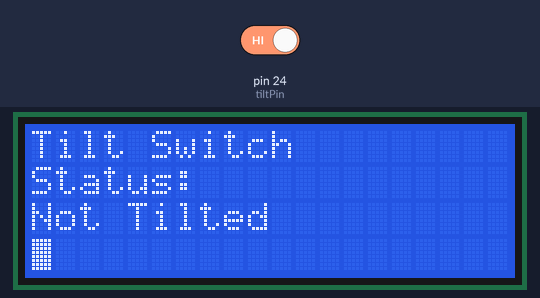
A sketch run on a simulated Arduino Mega 2560, built with avr-gcc and run on an emulated ATmega2560. Parts: 20×4 character LCD. Inputs (shaded band) come from the test bench; at power-on: pin 24 (tiltPin) HIGH. What the sketch prints to the serial monitor is not drawn.

Above: at 1.2 s.
1.3 s: pin 24 (tiltPin) driven LOW
At 1.48 s:
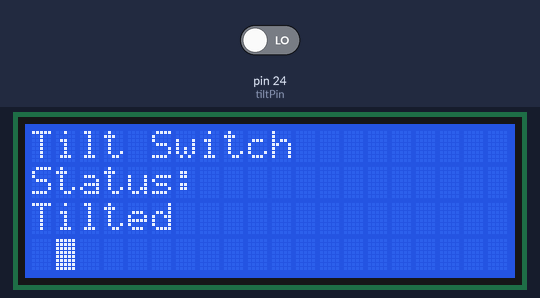
3.5 s: pin 24 (tiltPin) driven HIGH
At 3.67 s:
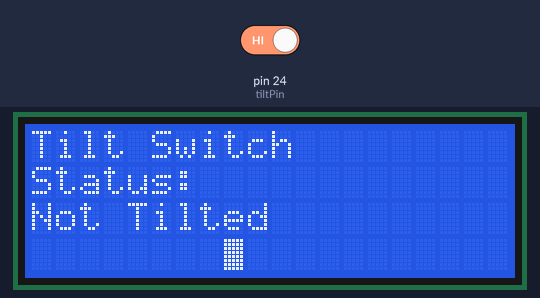
6.5 s: pin 24 (tiltPin) driven LOW
At 11.8 s:
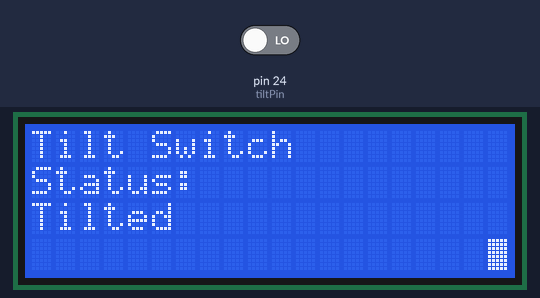
Timing chart, 0 to 13.3 s (numbered marks = the images above; inputs shaded):
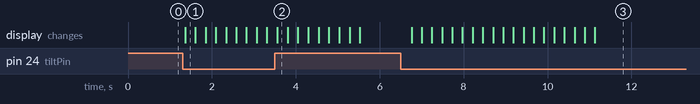

Measured:
- after the input at 1.3 s, the display: changes after 0.07 s (image 1)
- after the input at 3.5 s, the display: changes after 0.06 s (image 2)
- after the input at 6.5 s, the display: first changes after 0.26 s (image 3 shows a later state)

The sketch:

Ardiuno_TiltSwitch_LCD.ino
```cpp
#include <Wire.h>
#include <LiquidCrystal_I2C.h>
LiquidCrystal_I2C lcd(0x27, 20, 4);
const int tiltPin = 24;
int boxPos = 0;
byte boxChar[8] = {
  B11111,
  B11111,
  B11111,
  B11111,
  B11111,
  B11111,
  B11111,
  B11111
};
void setup() {
  pinMode(tiltPin, INPUT_PULLUP);
  Serial.begin(9600);
  lcd.init();
  lcd.backlight();
  lcd.createChar(0, boxChar);
  lcd.setCursor(0, 0);
  lcd.print("Tilt Switch");
  lcd.setCursor(0, 1);
  lcd.print("Status:");
}
void loop() {
  int state = digitalRead(tiltPin);
  lcd.setCursor(0, 2);
  lcd.print("                ");
  lcd.setCursor(0, 2);
  if (state == LOW) {
    Serial.println("Tilted");
    lcd.print("Tilted");
    if (boxPos < 19) boxPos++;
  } else {
    Serial.println("Not Tilted");
    lcd.print("Not Tilted");
    if (boxPos > 0) boxPos--;
  }
  lcd.setCursor(0, 3);
  lcd.print("                    ");
  lcd.setCursor(boxPos, 3);
  lcd.write(byte(0));
  delay(200);
}
```
